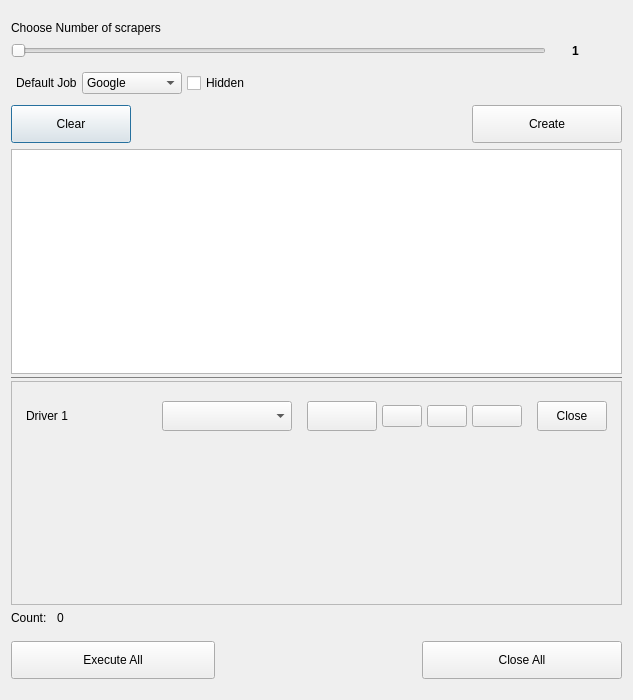
<?xml version="1.0" encoding="UTF-8"?>
<ui version="4.0">
 <class>RobustDialog</class>
 <widget class="QDialog" name="RobustDialog">
  <property name="geometry">
   <rect>
    <x>0</x>
    <y>0</y>
    <width>633</width>
    <height>700</height>
   </rect>
  </property>
  <property name="windowTitle">
   <string>Robust</string>
  </property>
  <property name="windowOpacity">
   <double>1.000000000000000</double>
  </property>
  <layout class="QVBoxLayout" name="verticalLayout">
   <item>
    <spacer name="verticalSpacer_0">
     <property name="orientation">
      <enum>Qt::Vertical</enum>
     </property>
     <property name="sizeType">
      <enum>QSizePolicy::Fixed</enum>
     </property>
     <property name="sizeHint" stdset="0">
      <size>
       <width>20</width>
       <height>10</height>
      </size>
     </property>
    </spacer>
   </item>
   <item>
    <layout class="QVBoxLayout" name="head">
     <property name="sizeConstraint">
      <enum>QLayout::SetDefaultConstraint</enum>
     </property>
     <item>
      <layout class="QVBoxLayout" name="headMainLayout" stretch="0,0">
       <item>
        <widget class="QLabel" name="chooseLabel">
         <property name="maximumSize">
          <size>
           <width>16777215</width>
           <height>30</height>
          </size>
         </property>
         <property name="text">
          <string>Choose Number of scrapers</string>
         </property>
        </widget>
       </item>
       <item>
        <layout class="QHBoxLayout" name="headSliderLayout">
         <item>
          <widget class="QSlider" name="slider">
           <property name="minimum">
            <number>1</number>
           </property>
           <property name="maximum">
            <number>20</number>
           </property>
           <property name="pageStep">
            <number>1</number>
           </property>
           <property name="sliderPosition">
            <number>1</number>
           </property>
           <property name="orientation">
            <enum>Qt::Horizontal</enum>
           </property>
          </widget>
         </item>
         <item>
          <spacer name="sliderSpace1">
           <property name="orientation">
            <enum>Qt::Horizontal</enum>
           </property>
           <property name="sizeType">
            <enum>QSizePolicy::Fixed</enum>
           </property>
           <property name="sizeHint" stdset="0">
            <size>
             <width>20</width>
             <height>20</height>
            </size>
           </property>
          </spacer>
         </item>
         <item>
          <widget class="QLabel" name="driverCountLabel">
           <property name="minimumSize">
            <size>
             <width>30</width>
             <height>0</height>
            </size>
           </property>
           <property name="styleSheet">
            <string notr="true">font-weight:bold;</string>
           </property>
           <property name="text">
            <string>&lt;html&gt;&lt;head/&gt;&lt;body&gt;&lt;p&gt;1&lt;/p&gt;&lt;/body&gt;&lt;/html&gt;</string>
           </property>
          </widget>
         </item>
         <item>
          <spacer name="sliderSpace2">
           <property name="orientation">
            <enum>Qt::Horizontal</enum>
           </property>
           <property name="sizeType">
            <enum>QSizePolicy::Fixed</enum>
           </property>
           <property name="sizeHint" stdset="0">
            <size>
             <width>20</width>
             <height>20</height>
            </size>
           </property>
          </spacer>
         </item>
        </layout>
       </item>
      </layout>
     </item>
    </layout>
   </item>
   <item>
    <layout class="QHBoxLayout" name="defaultJobLayout">
     <property name="spacing">
      <number>5</number>
     </property>
     <property name="leftMargin">
      <number>5</number>
     </property>
     <property name="topMargin">
      <number>5</number>
     </property>
     <property name="rightMargin">
      <number>5</number>
     </property>
     <property name="bottomMargin">
      <number>5</number>
     </property>
     <item>
      <widget class="QLabel" name="defaultUrlLabel">
       <property name="maximumSize">
        <size>
         <width>80</width>
         <height>16777215</height>
        </size>
       </property>
       <property name="text">
        <string>Default Job</string>
       </property>
      </widget>
     </item>
     <item>
      <widget class="QComboBox" name="mainDefaultBox">
       <property name="minimumSize">
        <size>
         <width>100</width>
         <height>0</height>
        </size>
       </property>
       <property name="editable">
        <bool>false</bool>
       </property>
       <property name="currentText">
        <string>Google</string>
       </property>
       <item>
        <property name="text">
         <string>Google</string>
        </property>
       </item>
       <item>
        <property name="text">
         <string>YouTube</string>
        </property>
       </item>
       <item>
        <property name="text">
         <string>Facebook</string>
        </property>
       </item>
       <item>
        <property name="text">
         <string>Instagram</string>
        </property>
       </item>
       <item>
        <property name="text">
         <string>X</string>
        </property>
       </item>
       <item>
        <property name="text">
         <string>TikTok</string>
        </property>
       </item>
      </widget>
     </item>
     <item>
      <widget class="QCheckBox" name="hiddenCheckbox">
       <property name="text">
        <string>Hidden</string>
       </property>
      </widget>
     </item>
     <item>
      <spacer name="horizontalSpacer_4">
       <property name="orientation">
        <enum>Qt::Horizontal</enum>
       </property>
       <property name="sizeHint" stdset="0">
        <size>
         <width>40</width>
         <height>20</height>
        </size>
       </property>
      </spacer>
     </item>
    </layout>
   </item>
   <item>
    <layout class="QHBoxLayout" name="createButtonLayout">
     <item>
      <widget class="QPushButton" name="clearStatusButtton">
       <property name="minimumSize">
        <size>
         <width>120</width>
         <height>0</height>
        </size>
       </property>
       <property name="maximumSize">
        <size>
         <width>100</width>
         <height>16777215</height>
        </size>
       </property>
       <property name="styleSheet">
        <string notr="true">height:30px;</string>
       </property>
       <property name="text">
        <string>Clear</string>
       </property>
      </widget>
     </item>
     <item>
      <spacer name="createButtonSpacer">
       <property name="orientation">
        <enum>Qt::Horizontal</enum>
       </property>
       <property name="sizeType">
        <enum>QSizePolicy::Expanding</enum>
       </property>
       <property name="sizeHint" stdset="0">
        <size>
         <width>200</width>
         <height>20</height>
        </size>
       </property>
      </spacer>
     </item>
     <item>
      <widget class="QPushButton" name="startButton">
       <property name="minimumSize">
        <size>
         <width>150</width>
         <height>0</height>
        </size>
       </property>
       <property name="styleSheet">
        <string notr="true">
height:30px;
max-width:300px;</string>
       </property>
       <property name="text">
        <string>Create</string>
       </property>
      </widget>
     </item>
    </layout>
   </item>
   <item>
    <layout class="QVBoxLayout" name="body">
     <property name="spacing">
      <number>0</number>
     </property>
     <item>
      <widget class="QTextBrowser" name="statusArea">
       <property name="enabled">
        <bool>true</bool>
       </property>
       <property name="sizePolicy">
        <sizepolicy hsizetype="Expanding" vsizetype="Expanding">
         <horstretch>0</horstretch>
         <verstretch>0</verstretch>
        </sizepolicy>
       </property>
      </widget>
     </item>
     <item>
      <widget class="Line" name="middleLine1">
       <property name="minimumSize">
        <size>
         <width>0</width>
         <height>7</height>
        </size>
       </property>
       <property name="styleSheet">
        <string notr="true">color:grey</string>
       </property>
       <property name="frameShadow">
        <enum>QFrame::Plain</enum>
       </property>
       <property name="lineWidth">
        <number>1</number>
       </property>
       <property name="orientation">
        <enum>Qt::Horizontal</enum>
       </property>
      </widget>
     </item>
     <item>
      <layout class="QVBoxLayout" name="driversLayout">
       <item>
        <widget class="QScrollArea" name="scrollArea">
         <property name="widgetResizable">
          <bool>true</bool>
         </property>
         <widget class="QWidget" name="scrollAreaWidgetContents">
          <property name="geometry">
           <rect>
            <x>0</x>
            <y>0</y>
            <width>605</width>
            <height>195</height>
           </rect>
          </property>
          <layout class="QVBoxLayout" name="scrollAreaLayout">
           <item>
            <layout class="QVBoxLayout" name="instancesContainerLayout">
             <item>
              <widget class="QWidget" name="driverInstancePlaceHolder" native="true">
               <property name="minimumSize">
                <size>
                 <width>0</width>
                 <height>50</height>
                </size>
               </property>
               <layout class="QHBoxLayout" name="instancesLayout">
                <property name="spacing">
                 <number>5</number>
                </property>
                <property name="leftMargin">
                 <number>5</number>
                </property>
                <property name="topMargin">
                 <number>5</number>
                </property>
                <property name="rightMargin">
                 <number>5</number>
                </property>
                <property name="bottomMargin">
                 <number>5</number>
                </property>
                <item>
                 <widget class="QLabel" name="driverName">
                  <property name="text">
                   <string>Driver 1</string>
                  </property>
                 </widget>
                </item>
                <item>
                 <widget class="QComboBox" name="driverDefaultUrl">
                  <property name="maximumSize">
                   <size>
                    <width>16777215</width>
                    <height>30</height>
                   </size>
                  </property>
                 </widget>
                </item>
                <item>
                 <spacer name="horizontalSpacer_3">
                  <property name="orientation">
                   <enum>Qt::Horizontal</enum>
                  </property>
                  <property name="sizeType">
                   <enum>QSizePolicy::Fixed</enum>
                  </property>
                  <property name="sizeHint" stdset="0">
                   <size>
                    <width>10</width>
                    <height>20</height>
                   </size>
                  </property>
                 </spacer>
                </item>
                <item>
                 <widget class="QPushButton" name="driverControl">
                  <property name="maximumSize">
                   <size>
                    <width>70</width>
                    <height>30</height>
                   </size>
                  </property>
                  <property name="text">
                   <string/>
                  </property>
                  <property name="icon">
                   <iconset>
                    <normaloff>resources/settings.svg</normaloff>resources/settings.svg</iconset>
                  </property>
                 </widget>
                </item>
                <item>
                 <widget class="QPushButton" name="previousButton">
                  <property name="maximumSize">
                   <size>
                    <width>40</width>
                    <height>16777215</height>
                   </size>
                  </property>
                  <property name="text">
                   <string/>
                  </property>
                  <property name="icon">
                   <iconset>
                    <normaloff>resources/previous.svg</normaloff>resources/previous.svg</iconset>
                  </property>
                 </widget>
                </item>
                <item>
                 <widget class="QPushButton" name="nextButton">
                  <property name="maximumSize">
                   <size>
                    <width>40</width>
                    <height>16777215</height>
                   </size>
                  </property>
                  <property name="font">
                   <font>
                    <weight>50</weight>
                    <bold>false</bold>
                   </font>
                  </property>
                  <property name="text">
                   <string/>
                  </property>
                  <property name="icon">
                   <iconset>
                    <normaloff>resources/next.svg</normaloff>resources/next.svg</iconset>
                  </property>
                  <property name="checkable">
                   <bool>false</bool>
                  </property>
                  <property name="checked">
                   <bool>false</bool>
                  </property>
                  <property name="autoRepeat">
                   <bool>false</bool>
                  </property>
                  <property name="autoExclusive">
                   <bool>false</bool>
                  </property>
                 </widget>
                </item>
                <item>
                 <widget class="QPushButton" name="eyeButton">
                  <property name="minimumSize">
                   <size>
                    <width>0</width>
                    <height>0</height>
                   </size>
                  </property>
                  <property name="maximumSize">
                   <size>
                    <width>50</width>
                    <height>16777215</height>
                   </size>
                  </property>
                  <property name="text">
                   <string/>
                  </property>
                  <property name="icon">
                   <iconset>
                    <normaloff>resources/eye.svg</normaloff>resources/eye.svg</iconset>
                  </property>
                 </widget>
                </item>
                <item>
                 <spacer name="horizontalSpacer_2">
                  <property name="orientation">
                   <enum>Qt::Horizontal</enum>
                  </property>
                  <property name="sizeType">
                   <enum>QSizePolicy::Fixed</enum>
                  </property>
                  <property name="sizeHint" stdset="0">
                   <size>
                    <width>10</width>
                    <height>20</height>
                   </size>
                  </property>
                 </spacer>
                </item>
                <item>
                 <widget class="QPushButton" name="closeDriver">
                  <property name="maximumSize">
                   <size>
                    <width>70</width>
                    <height>30</height>
                   </size>
                  </property>
                  <property name="text">
                   <string>Close</string>
                  </property>
                 </widget>
                </item>
               </layout>
              </widget>
             </item>
            </layout>
           </item>
           <item>
            <spacer name="instancesVerticalSpacer">
             <property name="orientation">
              <enum>Qt::Vertical</enum>
             </property>
             <property name="sizeHint" stdset="0">
              <size>
               <width>20</width>
               <height>40</height>
              </size>
             </property>
            </spacer>
           </item>
          </layout>
         </widget>
        </widget>
       </item>
      </layout>
     </item>
    </layout>
   </item>
   <item>
    <layout class="QHBoxLayout" name="countLayout">
     <item>
      <widget class="QLabel" name="labelCount">
       <property name="maximumSize">
        <size>
         <width>40</width>
         <height>16777215</height>
        </size>
       </property>
       <property name="text">
        <string>Count:</string>
       </property>
      </widget>
     </item>
     <item>
      <widget class="QLabel" name="countNumber">
       <property name="text">
        <string>0</string>
       </property>
      </widget>
     </item>
    </layout>
   </item>
   <item>
    <spacer name="verticalSpacer_2">
     <property name="orientation">
      <enum>Qt::Vertical</enum>
     </property>
     <property name="sizeType">
      <enum>QSizePolicy::Fixed</enum>
     </property>
     <property name="sizeHint" stdset="0">
      <size>
       <width>20</width>
       <height>10</height>
      </size>
     </property>
    </spacer>
   </item>
   <item>
    <layout class="QVBoxLayout" name="foot">
     <property name="spacing">
      <number>7</number>
     </property>
     <property name="leftMargin">
      <number>0</number>
     </property>
     <property name="rightMargin">
      <number>0</number>
     </property>
     <item>
      <layout class="QHBoxLayout" name="horizontalLayout">
       <item>
        <widget class="QPushButton" name="executeAllButton">
         <property name="minimumSize">
          <size>
           <width>150</width>
           <height>31</height>
          </size>
         </property>
         <property name="maximumSize">
          <size>
           <width>300</width>
           <height>166666</height>
          </size>
         </property>
         <property name="styleSheet">
          <string notr="true">height:30px;
</string>
         </property>
         <property name="text">
          <string>Execute All</string>
         </property>
        </widget>
       </item>
       <item>
        <spacer name="horizontalSpacer">
         <property name="orientation">
          <enum>Qt::Horizontal</enum>
         </property>
         <property name="sizeType">
          <enum>QSizePolicy::Fixed</enum>
         </property>
         <property name="sizeHint" stdset="0">
          <size>
           <width>200</width>
           <height>20</height>
          </size>
         </property>
        </spacer>
       </item>
       <item>
        <widget class="QPushButton" name="closeAllButton">
         <property name="maximumSize">
          <size>
           <width>200</width>
           <height>16777215</height>
          </size>
         </property>
         <property name="styleSheet">
          <string notr="true">height:30px;
</string>
         </property>
         <property name="text">
          <string>Close All</string>
         </property>
        </widget>
       </item>
      </layout>
     </item>
    </layout>
   </item>
   <item>
    <spacer name="verticalSpacer_3">
     <property name="orientation">
      <enum>Qt::Vertical</enum>
     </property>
     <property name="sizeType">
      <enum>QSizePolicy::Fixed</enum>
     </property>
     <property name="sizeHint" stdset="0">
      <size>
       <width>20</width>
       <height>10</height>
      </size>
     </property>
    </spacer>
   </item>
  </layout>
 </widget>
 <resources/>
 <connections>
  <connection>
   <sender>slider</sender>
   <signal>valueChanged(int)</signal>
   <receiver>driverCountLabel</receiver>
   <slot>setNum(int)</slot>
   <hints>
    <hint type="sourcelabel">
     <x>388</x>
     <y>59</y>
    </hint>
    <hint type="destinationlabel">
     <x>486</x>
     <y>64</y>
    </hint>
   </hints>
  </connection>
  <connection>
   <sender>clearStatusButtton</sender>
   <signal>clicked()</signal>
   <receiver>statusArea</receiver>
   <slot>clear()</slot>
   <hints>
    <hint type="sourcelabel">
     <x>104</x>
     <y>164</y>
    </hint>
    <hint type="destinationlabel">
     <x>133</x>
     <y>184</y>
    </hint>
   </hints>
  </connection>
 </connections>
</ui>
